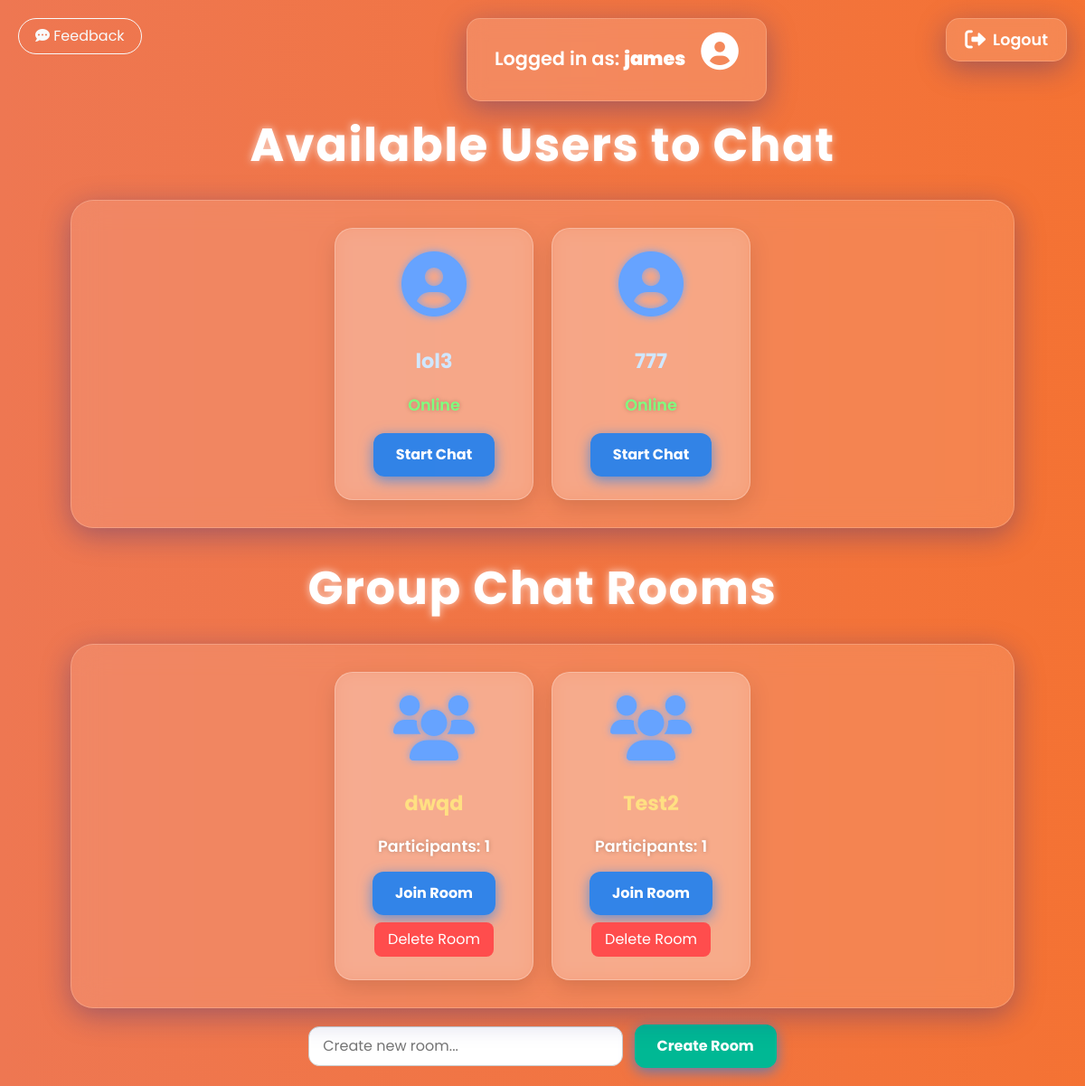
Page /chat/ (signed in) on the earlier database version.
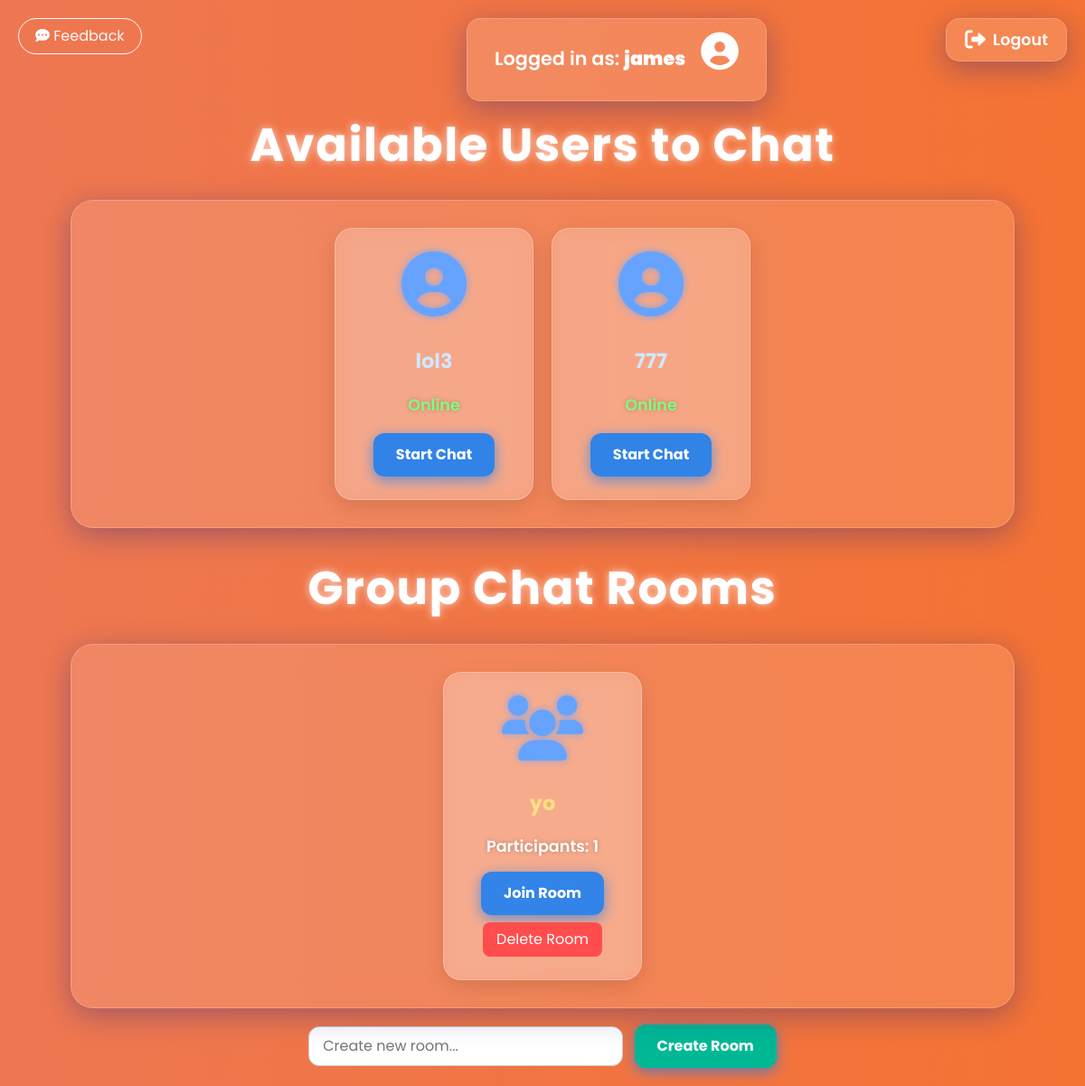
Same page on the later database version.
### c_application/models.py (models this page shows, shortened)
class CustomUser(AbstractUser):
    is_online = models.BooleanField(default=False)

class ChatRoom(models.Model):
    name = models.CharField(max_length=100, unique=True)
    participants = models.ManyToManyField(settings.AUTH_USER_MODEL, related_name='chat_rooms')

### c_application/views.py (the view, shortened to what this page needs)
# urls.py: path('chat/', views.chat_home, name='chat_home'),
def chat_home(request):
    users = User.objects.exclude(id=request.user.id)
    rooms = ChatRoom.objects.all()
    unread_counts = {
        user.id: Message.objects.filter(sender=user, recipient=request.user, read=False).count()
        for user in users
    }
    room_unread_counts = {
        room.id: Message.objects.filter(
            room=room,
            recipient__isnull=True,  # group messages
            read=False
        ).exclude(sender=request.user).count()
        for room in rooms
    }
    return render(request, 'chat/chat_home.html', {
        'users': users,
        'rooms': rooms,
        'unread_counts': unread_counts,
        'room_unread_counts': room_unread_counts,
        'request_user': request.user,
    })

### c_application/templatetags/custom_filters.py (called while the page is built)
@register.filter
def get_item(dictionary, key):
    return dictionary.get(key)

### c_application/templates/chat/chat_home.html (shortened to what the changed rows need)
<!DOCTYPE html>
<html>
<head>
    <link rel="stylesheet" href="https://cdnjs.cloudflare.com/ajax/libs/font-awesome/6.0.0-beta3/css/all.min.css" />
    <link href="https://cdn.jsdelivr.net/npm/bootstrap@5.3.0/dist/css/bootstrap.min.css" rel="stylesheet">
</head>
<body>
    {% load custom_filters %}
    <div class="main-content">
        <h2>Available Users to Chat</h2>
        <div class="user-list" style="justify-content: center; align-items: center;">
        {% for user in users %}
            <div class="user-card" style="position:relative;">
                <div style="margin-bottom: 18px;">
                    {% if user.profile_image %}
                        <img src="{{ user.profile_image.url }}" alt="profile image" style="width:70px;height:70px;border-radius:50%;object-fit:cover;">
                    {% else %}
                        <i class="fas fa-user-circle"></i>
                    {% endif %}
                </div>
                <div style="margin-bottom: 10px;">
                    <a href="{% url 'chat' user.id %}">{{ user.username }}</a>
                </div>
                <div class="user-status" style="margin-bottom: 18px;">
                    {% if user.is_online %}
                        <span style="color: #7fff7f;">Online</span>
                    {% else %}
                        <span style="color: #ff7f7f;">Offline</span>
                    {% endif %}
                </div>
                <button onclick="startChat('{{ user.id }}')" class="chat-button">Start Chat</button>
            </div>
        {% endfor %}
        </div>
        <h2 style="margin-top: 36px;">Group Chat Rooms</h2>
        <div class="user-list" style="justify-content: center; align-items: center;">
            {% if rooms %}
                {% for room in rooms %}
                    <div class="user-card" style="background:rgba(255,255,255,0.22);">
                        <i class="fas fa-users"></i>
                        <div style="margin: 16px 0 10px 0;">
                            <a href="{% url 'room_detail' room.id %}" style="color: #ffe082;">{{ room.name }}</a>
                        </div>
                        <div class="user-status" style="margin-bottom: 14px;">
                            Participants: {{ room.participants.count }}
                        </div>
                        <button onclick="window.location.href='{% url 'room_detail' room.id %}'" class="chat-button">
                            Join Room
                        </button>
                        <form method="POST" action="{% url 'delete_room' room.id %}" style="margin-top:8px;">
                            <button type="submit" style="background: #ff4d4d; color: #fff; border-radius: 8px; padding: 7px 15px; border: none; cursor: pointer;">
                                Delete Room
                            </button>
                        </form>
                    </div>
                {% endfor %}
            {% else %}
                <p style="color:white;">No rooms yet. Create one!</p>
            {% endif %}
        </div>
    </div>
</body>
</html>

Differences in the rows shown:
removed ChatRoom: name "dwqd", participants.count "1"
removed ChatRoom: name "Test2", participants.count "1"
added ChatRoom: name "yo", participants.count "1"
